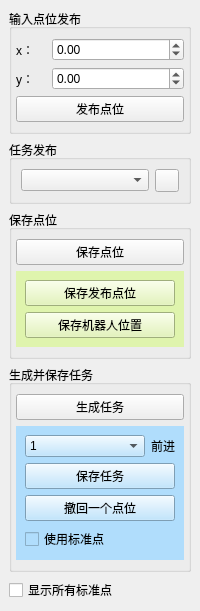
  <widget class="QDockWidget" name="dockTaskManagerWidget">
   <property name="sizePolicy">
    <sizepolicy hsizetype="Preferred" vsizetype="Preferred">
     <horstretch>0</horstretch>
     <verstretch>0</verstretch>
    </sizepolicy>
   </property>
   <property name="windowTitle">
    <string>点位和任务管理</string>
   </property>
   <attribute name="dockWidgetArea">
    <number>2</number>
   </attribute>
   <widget class="QWidget" name="dockWidgetContents_2">
    <layout class="QVBoxLayout" name="verticalLayout_14">
     <item>
      <widget class="QGroupBox" name="groupBox_3">
       <property name="title">
        <string>输入点位发布</string>
       </property>
       <layout class="QVBoxLayout" name="verticalLayout_7">
        <property name="leftMargin">
         <number>4</number>
        </property>
        <property name="rightMargin">
         <number>4</number>
        </property>
        <item>
         <layout class="QHBoxLayout" name="horizontalLayout_2">
          <item>
           <widget class="QLabel" name="label_8">
            <property name="maximumSize">
             <size>
              <width>30</width>
              <height>16777215</height>
             </size>
            </property>
            <property name="text">
             <string>x：</string>
            </property>
           </widget>
          </item>
          <item>
           <widget class="QDoubleSpinBox" name="doubleSpinBox_X">
            <property name="sizePolicy">
             <sizepolicy hsizetype="Minimum" vsizetype="Fixed">
              <horstretch>0</horstretch>
              <verstretch>0</verstretch>
             </sizepolicy>
            </property>
            <property name="minimum">
             <double>-99.989999999999995</double>
            </property>
           </widget>
          </item>
         </layout>
        </item>
        <item>
         <layout class="QHBoxLayout" name="horizontalLayout_7">
          <item>
           <widget class="QLabel" name="label_9">
            <property name="maximumSize">
             <size>
              <width>30</width>
              <height>16777215</height>
             </size>
            </property>
            <property name="text">
             <string>y：</string>
            </property>
           </widget>
          </item>
          <item>
           <widget class="QDoubleSpinBox" name="doubleSpinBox_Y">
            <property name="sizePolicy">
             <sizepolicy hsizetype="Minimum" vsizetype="Fixed">
              <horstretch>0</horstretch>
              <verstretch>0</verstretch>
             </sizepolicy>
            </property>
            <property name="minimum">
             <double>-99.989999999999995</double>
            </property>
           </widget>
          </item>
         </layout>
        </item>
        <item>
         <widget class="QPushButton" name="btn_pubPoint">
          <property name="sizePolicy">
           <sizepolicy hsizetype="Minimum" vsizetype="Fixed">
            <horstretch>0</horstretch>
            <verstretch>0</verstretch>
           </sizepolicy>
          </property>
          <property name="toolTip">
           <string>功能同RViz自带的Publish Point工具</string>
          </property>
          <property name="text">
           <string>发布点位</string>
          </property>
         </widget>
        </item>
       </layout>
      </widget>
     </item>
     <item>
      <widget class="QGroupBox" name="groupBox_6">
       <property name="title">
        <string>任务发布</string>
       </property>
       <layout class="QHBoxLayout" name="horizontalLayout_8">
        <item>
         <widget class="QComboBox" name="TaskChoose"/>
        </item>
        <item>
         <widget class="QToolButton" name="btn_PublishTask">
          <property name="toolTip">
           <string>发布任务路径到话题(/task_path)</string>
          </property>
         </widget>
        </item>
       </layout>
      </widget>
     </item>
     <item>
      <widget class="QGroupBox" name="groupBox_4">
       <property name="title">
        <string>保存点位</string>
       </property>
       <layout class="QVBoxLayout" name="verticalLayout_12">
        <property name="leftMargin">
         <number>4</number>
        </property>
        <property name="rightMargin">
         <number>4</number>
        </property>
        <item>
         <widget class="QPushButton" name="btn_SavePoint">
          <property name="text">
           <string>保存点位</string>
          </property>
          <property name="iconSize">
           <size>
            <width>20</width>
            <height>20</height>
           </size>
          </property>
          <property name="checkable">
           <bool>true</bool>
          </property>
         </widget>
        </item>
        <item>
         <widget class="QWidget" name="widget_SavePoint" native="true">
          <property name="maximumSize">
           <size>
            <width>16777215</width>
            <height>100</height>
           </size>
          </property>
          <property name="styleSheet">
           <string notr="true">background-color: rgb(223, 244, 173);</string>
          </property>
          <layout class="QVBoxLayout" name="verticalLayout_10">
           <item>
            <widget class="QPushButton" name="btn_SaveByClickedPoint">
             <property name="text">
              <string>保存发布点位</string>
             </property>
            </widget>
           </item>
           <item>
            <widget class="QPushButton" name="btn_SaveByRobotPose">
             <property name="text">
              <string>保存机器人位置</string>
             </property>
            </widget>
           </item>
          </layout>
         </widget>
        </item>
       </layout>
      </widget>
     </item>
     <item>
      <widget class="QGroupBox" name="groupBox_5">
       <property name="title">
        <string>生成并保存任务</string>
       </property>
       <layout class="QVBoxLayout" name="verticalLayout_13">
        <property name="leftMargin">
         <number>4</number>
        </property>
        <property name="rightMargin">
         <number>4</number>
        </property>
        <item>
         <widget class="QPushButton" name="btn_GenerateTask">
          <property name="toolTip">
           <string>根据Marker点位数组生成一条路径并保存为单个任务</string>
          </property>
          <property name="text">
           <string>生成任务</string>
          </property>
          <property name="checkable">
           <bool>true</bool>
          </property>
         </widget>
        </item>
        <item>
         <widget class="QWidget" name="widget_SaveTask" native="true">
          <property name="maximumSize">
           <size>
            <width>16777215</width>
            <height>150</height>
           </size>
          </property>
          <property name="styleSheet">
           <string notr="true">background-color: rgb(176, 221, 252);</string>
          </property>
          <layout class="QVBoxLayout" name="verticalLayout_11">
           <item>
            <layout class="QHBoxLayout" name="horizontalLayout_9" stretch="1,0">
             <item>
              <widget class="QComboBox" name="comboBox_ModeType">
               <property name="currentText">
                <string>1</string>
               </property>
               <property name="currentIndex">
                <number>1</number>
               </property>
               <item>
                <property name="text">
                 <string>0</string>
                </property>
               </item>
               <item>
                <property name="text">
                 <string extracomment="前进">1</string>
                </property>
               </item>
               <item>
                <property name="text">
                 <string extracomment="后退">-1</string>
                </property>
               </item>
               <item>
                <property name="text">
                 <string extracomment="左移">30</string>
                </property>
               </item>
               <item>
                <property name="text">
                 <string extracomment="右移">-30</string>
                </property>
               </item>
              </widget>
             </item>
             <item>
              <widget class="QLabel" name="label_ModeTypeDescription">
               <property name="sizePolicy">
                <sizepolicy hsizetype="Minimum" vsizetype="Preferred">
                 <horstretch>0</horstretch>
                 <verstretch>0</verstretch>
                </sizepolicy>
               </property>
               <property name="layoutDirection">
                <enum>Qt::LeftToRight</enum>
               </property>
               <property name="text">
                <string>前进</string>
               </property>
              </widget>
             </item>
            </layout>
           </item>
           <item>
            <widget class="QPushButton" name="btn_SaveTask">
             <property name="text">
              <string>保存任务</string>
             </property>
             <property name="iconSize">
              <size>
               <width>20</width>
               <height>20</height>
              </size>
             </property>
            </widget>
           </item>
           <item>
            <widget class="QPushButton" name="btn_PointRevocation">
             <property name="text">
              <string>撤回一个点位</string>
             </property>
            </widget>
           </item>
           <item>
            <widget class="QCheckBox" name="checkBox_useStandardPoint">
             <property name="text">
              <string>使用标准点</string>
             </property>
            </widget>
           </item>
          </layout>
         </widget>
        </item>
       </layout>
      </widget>
     </item>
     <item>
      <widget class="QCheckBox" name="checkBox_ShowAllStandardPoints">
       <property name="text">
        <string>显示所有标准点</string>
       </property>
      </widget>
     </item>
    </layout>
   </widget>
  </widget>
